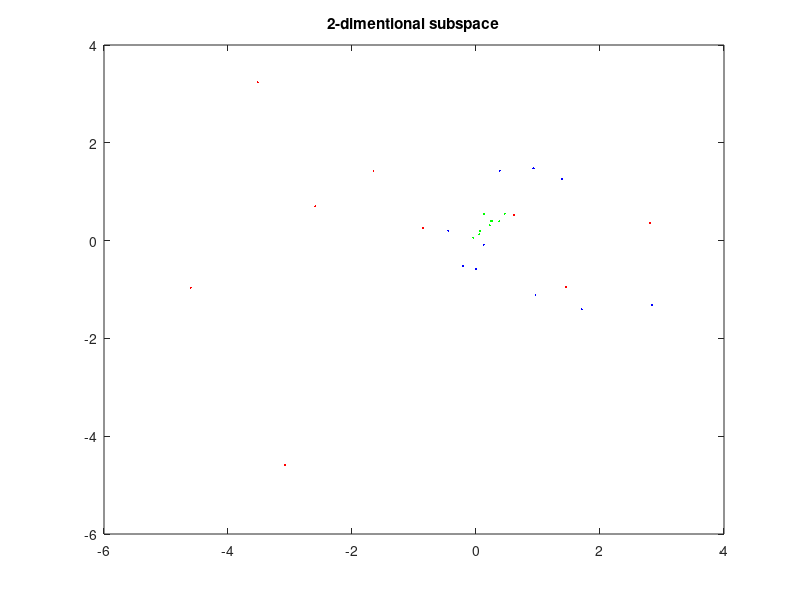

Here is the MATLAB script that generated this plot:
clc;
clear;
%----------data---------
Class1Data=[0.42, -0.087, 0.58; -0.2, -3.3, -3.4; 1.3, -0.32, 1.7; 0.39, 0.71, 0.23; -1.6, -5.3, -0.15;...
            -0.029, 0.89, -4.7; -0.23, 1.9, 2.2; 0.27, -0.3, -0.87; -1.9, 0.76, -2.1; 0.87, -1.0, -2.6];
Class2Data=[-0.4, 0.58, 0.089; -0.31, 0.27, -0.04; 0.38, 0.055, -0.035; -0.15, 0.53, 0.011; -0.35, 0.47, 0.034;...
            0.17, 0.69, 0.1; -0.011, 0.55, -0.18; -0.27, 0.61, 0.12; -0.065, 0.49, 0.0012; -0.12, 0.054, -0.063];
Class3Data=[0.83, 1.6, -0.014; 1.1, 1.6, 0.48; -0.44, -0.41, 0.32; 0.047, -0.45, 1.4; 0.28, 0.35, 3.1;...
            -0.39, -0.48, 0.11; 0.34, -0.079, 0.14; -0.3, -0.22, 2.2; 1.1, 1.2, -0.46; 0.18, -0.11, -0.49];

ClassData=[Class1Data;Class2Data;Class3Data];
%----------covariance---------
n = length(ClassData);
Cov = cov(ClassData(:,:));
S = Cov * (n-1)

%----------eigenvalue & eigenvector----------
[Vec, Val] = eig(S);

eigen_value_1=Val(1,1)
eigen_value_2=Val(2,2)
eigen_value_3=Val(3,3)


V=[Vec(:,3) Vec(:,2)];
data1 = Class1Data * V(:,:);
data2 = Class2Data * V(:,:);
data3 = Class3Data * V(:,:);
eigen_vector=Vec

m1 = mean(data1(:,:));
cov1 = cov(data1(:,:),1);
m2 = mean(data2(:,:));
cov2 = cov(data2(:,:),1);
m3 = mean(data3(:,:));
cov3 = cov(data3(:,:),1);

figure;
for i = 1 : 10
    plot(data1(i,1), data1(i,2), '.','MarkerSize',5,'Color','r');
    plot(data2(i,1), data2(i,2), '.','MarkerSize',5,'Color','g');
    plot(data3(i,1), data3(i,2), '.','MarkerSize',5,'Color','b');
    hold on 
end
title('2-dimentional subspace');
    
%----------misclassifed for w1---------
P1=1/3;
P2=1/3;
P3=1/3;

miss = 0;
mi1=0;
mi2=0;
mi3=0;

for i = 1 : length(data1)
    g1(i) = data1(i,:)*((-1/2)*inv(cov1))*data1(i,:)'+((inv(cov1)*m1')'*data1(i,:)'+...
        ( (-1/2) * m1 * ( inv(cov1) ) * m1') + (-1/2)*log(det(cov1)) +log(P1));
    
    g2(i) = data1(i,:)*((-1/2)*inv(cov2))*data1(i,:)'+((inv(cov2)*m2')'*data1(i,:)'+...
        ( (-1/2) * m2 * ( inv(cov2) ) * m2') + (-1/2)*log(det(cov2)) +log(P2));
    
    g3(i) = data1(i,:)*((-1/2)*inv(cov3))*data1(i,:)'+((inv(cov3)*m3')'*data1(i,:)'+...
         ( (-1/2) * m3 * ( inv(cov3) ) * m3') + (-1/2)*log(det(cov3)) +log(P3));
    if (g3(i) > g1(i)) | (g2(i) > g1(i))
        miss = miss + 1;
        mi1=mi1+1;
    end
end
%----------misclassifed for w2---------
for i = 1 : length(Class2Data)
    g1(i) = data2(i,:)*((-1/2)*inv(cov1))*data2(i,:)'+((inv(cov1)*m1')'*data2(i,:)'+...
        ( (-1/2) * m1 * ( inv(cov1) ) * m1') + (-1/2)*log(det(cov1)) +log(P1));
    
    g2(i) = data2(i,:)*((-1/2)*inv(cov2))*data2(i,:)'+((inv(cov2)*m2')'*data2(i,:)'+...
        ( (-1/2) * m2 * ( inv(cov2) ) * m2') + (-1/2)*log(det(cov2)) +log(P2));
    
    g3(i) = data2(i,:)*((-1/2)*inv(cov3))*data2(i,:)'+((inv(cov3)*m3')'*data2(i,:)'+...
         ( (-1/2) * m3 * ( inv(cov3) ) * m3') + (-1/2)*log(det(cov3)) +log(P3));
    if (g3(i) > g2(i)) | (g1(i) > g2(i))
        miss = miss + 1;
        mi2=mi2+1;
    end
end

%----------misclassifed for w3---------
for i = 1 : length(Class3Data)
    g1(i) = data3(i,:)*((-1/2)*inv(cov1))*data3(i,:)'+((inv(cov1)*m1')'*data3(i,:)'+...
        ( (-1/2) * m1 * ( inv(cov1) ) * m1') + (-1/2)*log(det(cov1)) +log(P1));
    
    g2(i) = data3(i,:)*((-1/2)*inv(cov2))*data3(i,:)'+((inv(cov2)*m2')'*data3(i,:)'+...
        ( (-1/2) * m2 * ( inv(cov2) ) * m2') + (-1/2)*log(det(cov2)) +log(P2));
    
    g3(i) = data3(i,:)*((-1/2)*inv(cov3))*data3(i,:)'+((inv(cov3)*m3')'*data3(i,:)'+...
         ( (-1/2) * m3 * ( inv(cov3) ) * m3') + (-1/2)*log(det(cov3)) +log(P3));
    if (g2(i) > g3(i)) | (g1(i) > g3(i))
        miss = miss + 1;
        mi3=mi3+1;
    end
end
 MissPercentage = miss / (length(data1) + length(data2) + length(data3))
